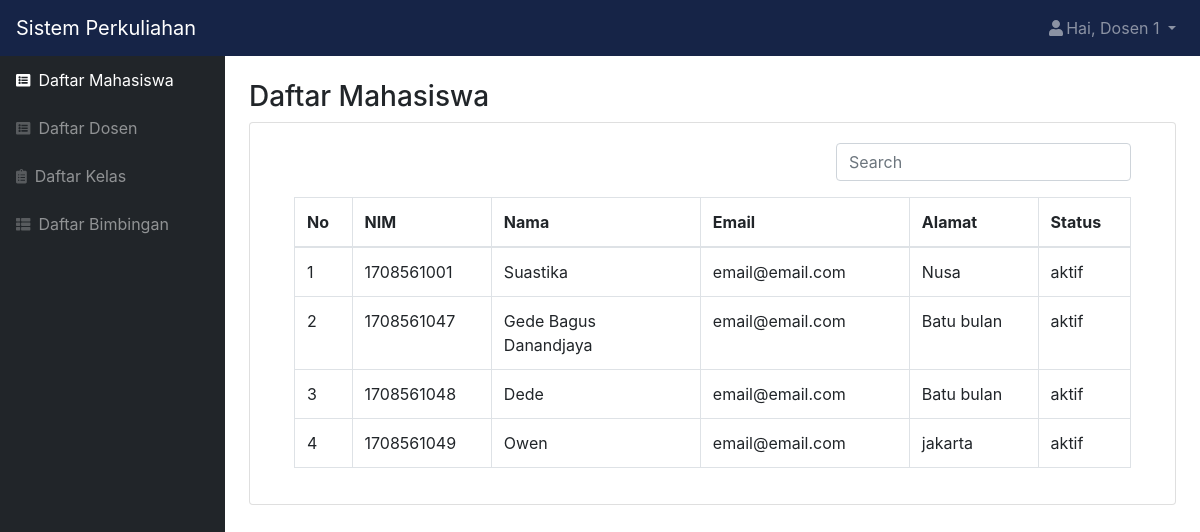
The app's page /mahasiswa.php (signed in) with its own data.
### tables this page shows
CREATE TABLE `mahasiswa` (
  `id_mahasiswa` int(11) NOT NULL,
  `role` char(1) NOT NULL,
  `nim` char(10) NOT NULL,
  `nama` varchar(50) NOT NULL,
  `email` varchar(50) NOT NULL,
  `alamat` varchar(50) NOT NULL,
  `tanggal_lahir` date NOT NULL,
  `status` varchar(20) NOT NULL,
  `password` varchar(300) NOT NULL
);

### mahasiswa.php (the view, shortened to what this page needs)
<?php
    include "function.php";
    $queryMahasiswa = mysqli_query($koneksi, "SELECT * FROM mahasiswa ORDER BY nim asc");
    $nama = $_SESSION['nama'];
?>
<!DOCTYPE html>
<html lang="en">
    <head>
        <link href="css/styles.css" rel="stylesheet" />
        <link href="https://cdn.datatables.net/1.10.20/css/dataTables.bootstrap4.min.css" rel="stylesheet" />
    </head>
    <body class="sb-nav-fixed">
        <nav class="sb-topnav navbar navbar-expand navbar-dark bg-dark">
            <a class="navbar-brand" href="index.html">Sistem Perkuliahan</a>
            <ul class="navbar-nav ml-auto">
                <li class="nav-item dropdown">
                    <a class="nav-link dropdown-toggle" id="userDropdown" href="#" role="button" data-toggle="dropdown" aria-haspopup="true" aria-expanded="false"><i class="fas fa-user fa-fw"></i>Hai, <?= $nama; ?> </a>
                </li>
            </ul>
        </nav>
        <div id="layoutSidenav">
            <div id="layoutSidenav_nav">
                <nav class="sb-sidenav accordion sb-sidenav-dark" id="sidenavAccordion">
                    <div class="sb-sidenav-menu">
                        <div class="nav">
                            <a class="nav-link active" href="mahasiswa.php"
                                ><div class="sb-nav-link-icon"><i class="fas fa-list-alt"></i></div>
                                Daftar Mahasiswa</a
                            >
                            <a class="nav-link" href="dosen.php"
                                ><div class="sb-nav-link-icon"><i class="fas fa-list-alt"></i></div>
                                Daftar Dosen</a
                            >
                            <a class="nav-link" href="kelas.php"
                                ><div class="sb-nav-link-icon"><i class="fas fa-clipboard-list"></i></div>
                                Daftar Kelas</a
                            >
                            <a class="nav-link" href="bimbingan.php"
                                ><div class="sb-nav-link-icon"><i class="fas fa-th-list"></i></div>
                                Daftar Bimbingan</a
                            >
                        </div>
                    </div>
                </nav>
            </div>
            <div id="layoutSidenav_content">
                <main>
                    <div class="container-fluid">
                        <h3 class="mt-4">Daftar Mahasiswa</h3>
                        <div class="card mb-4">
                            <div class="card-body">
                                <div class="table-responsive">
                                    <form action="" method="POST" >
                                        <input class="form-control col-sm-4 mb-3 ml-auto mr-4 keyword" type="text" placeholder="Search" aria-label="Search" name="keyword" autofocus autocomplete="off">
                                    </form>
                                    <div class="container">
                                        <table class="table table-bordered" id="dataTable" width="100%" cellspacing="0">
                                            <thead>
                                                <tr>
                                                    <th>No</th>
                                                    <th class="col-sm-2">NIM</th>
                                                    <th class="col-sm-3">Nama</th>
                                                    <th class="col-sm-3">Email</th>
                                                    <th>Alamat</th>
                                                    <th>Status</th>
                                                </tr>
                                            </thead>
                                            <?php $i=1;
                                            foreach ($queryMahasiswa as $data) : ?>
                                                <tr>
                                                    <td><?= $i++; ?></td>
                                                    <td><?= $data['nim']; ?></td>
                                                    <td><?= $data['nama']; ?></td>
                                                    <td><?= $data['email']; ?></td>
                                                    <td><?= $data['alamat']; ?></td>
                                                    <td><?= $data['status']; ?></td>
                                                </tr>
                                                <?php endforeach; ?>
                                        </table>
                                    </div>
                                </div>
                            </div>
                        </div>
                    </div>
                </main>
            </div>
        </div>
    </body>
</html>

### records on screen
mahasiswa: nim "1708561001", nama "Suastika", email "email@email.com", alamat "Nusa", status "aktif"
mahasiswa: nim "1708561047", nama "Gede Bagus Danandjaya", email "email@email.com", alamat "Batu bulan", status "aktif"
mahasiswa: nim "1708561048", nama "Dede", email "email@email.com", alamat "Batu bulan", status "aktif"
mahasiswa: nim "1708561049", nama "Owen", email "email@email.com", alamat "jakarta", status "aktif"

### other values on screen
$nama "Dosen 1"
